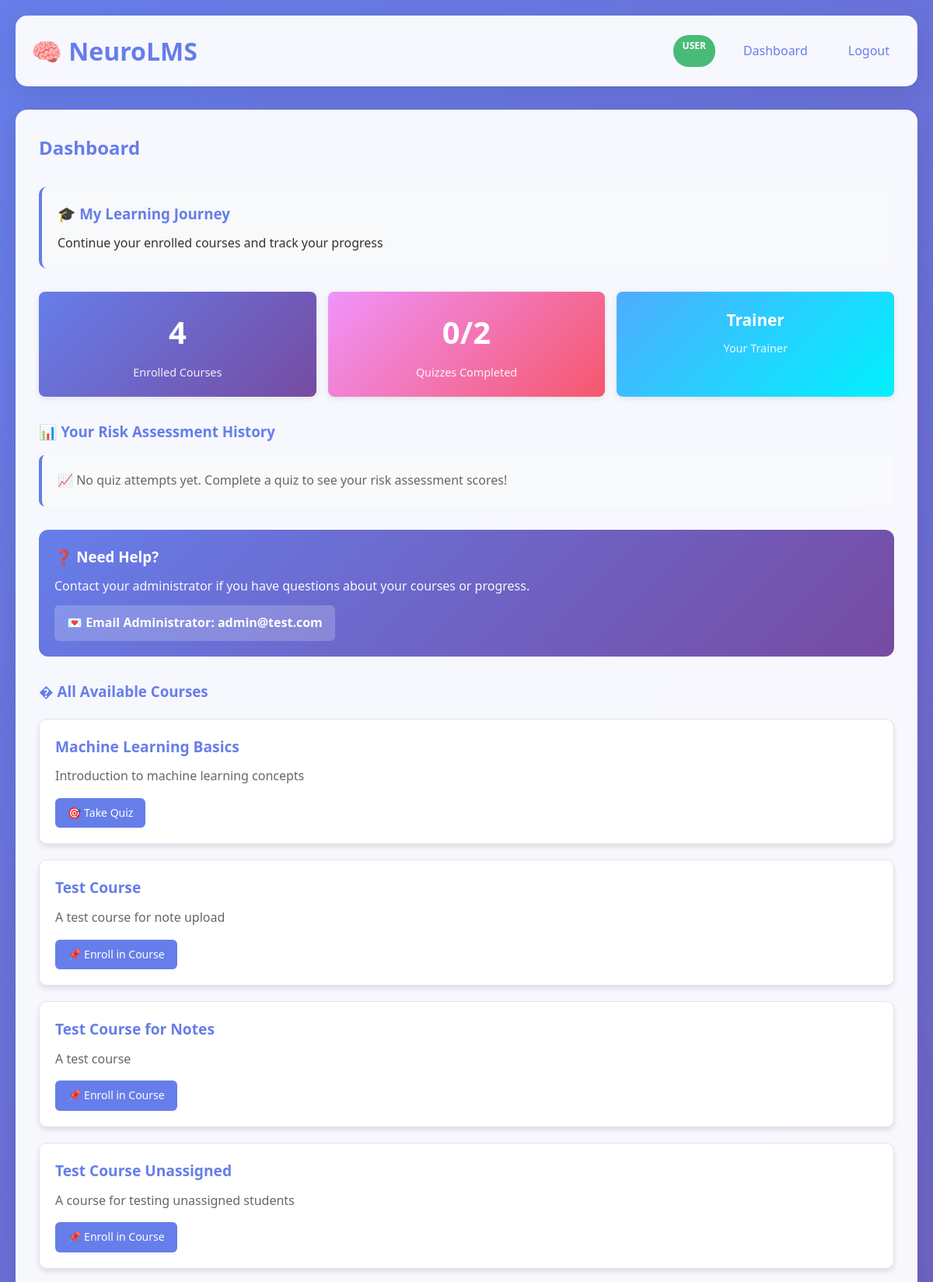
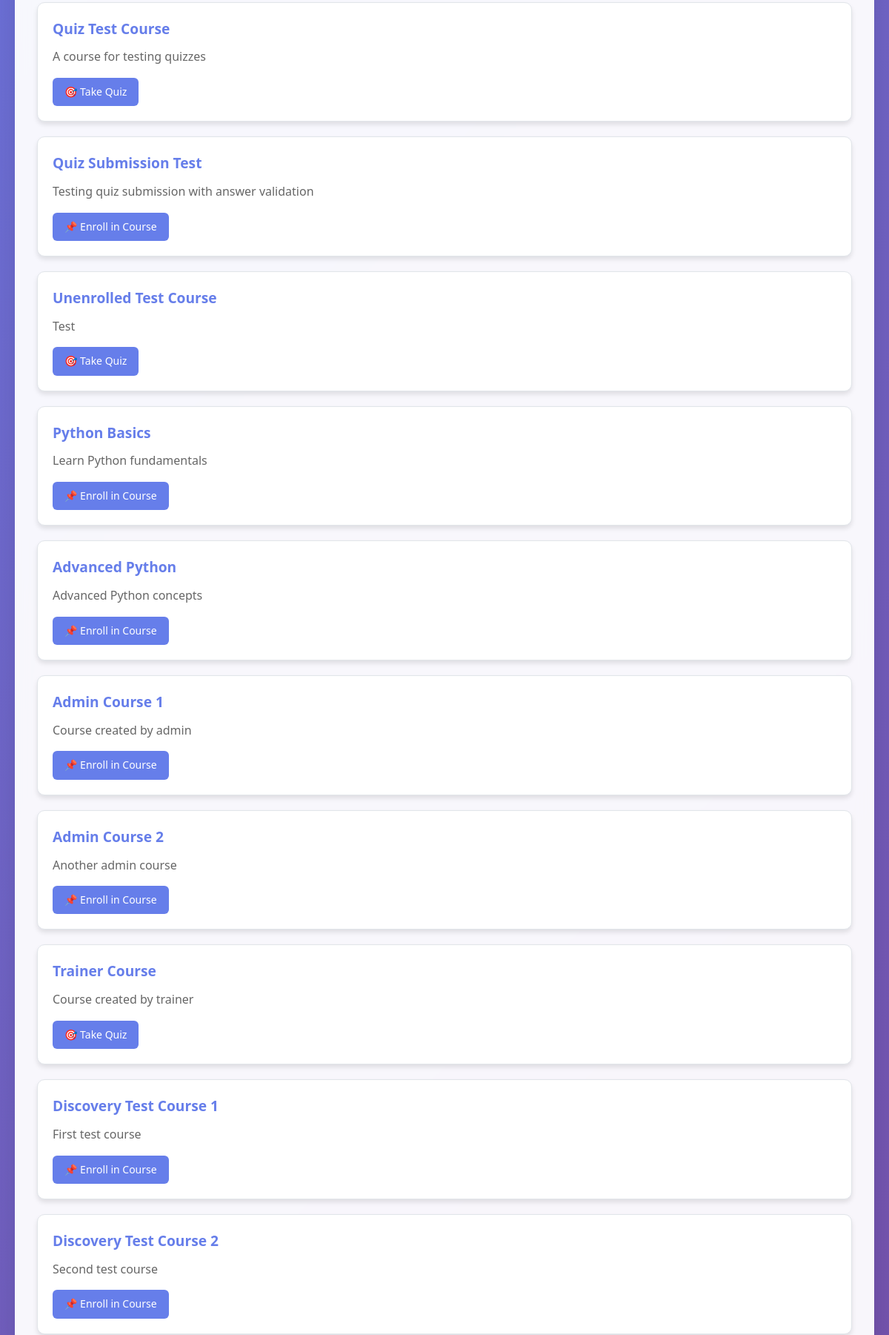
The page /dashboard (signed in, upper part) on the database its author committed (2 pictures, top to bottom).
### app.py (models this page shows)
class User(db.Model):
    id = db.Column(db.Integer, primary_key=True)
    name = db.Column(db.String(100))
    email = db.Column(db.String(100))
    password = db.Column(db.String(100))
    role = db.Column(db.String(50))
    trainer_id = db.Column(db.Integer, db.ForeignKey('user.id'), nullable=True)
    trainer = db.relationship('User', remote_side=[id], backref='students')

class Course(db.Model):
    id = db.Column(db.Integer, primary_key=True)
    title = db.Column(db.String(200))
    description = db.Column(db.String(500))
    created_by = db.Column(db.Integer)

### app.py (the view, shortened to what this page needs)
@app.route("/dashboard")
def dashboard():
    if not session.get("user_id"):
        return redirect("/")
    role = session.get("role")
    current_user = User.query.get(session["user_id"])
    courses = []
    course_notes = {}
    trainees = []
    stats = {}
    risk_scores = []
    admin_email = "admin@neurolms.com"
    if role == "admin":
        courses = Course.query.all()
        course_notes = {}
        stats = {
            'total_courses': len(courses),
            'total_trainers': User.query.filter_by(role="trainer").count(),
            'total_users': User.query.filter_by(role="user").count()
        }
    elif role == "user":
        all_courses = Course.query.all()
        enrollments = Enrollment.query.filter_by(user_id=session["user_id"]).all()
        enrolled_course_ids = {enrollment.course_id for enrollment in enrollments}
        enrolled_courses = [enrollment.course for enrollment in enrollments]
        courses_with_status = []
        for course in all_courses:
            is_enrolled = course.id in enrolled_course_ids
            courses_with_status.append({
                'course': course,
                'is_enrolled': is_enrolled
            })
        courses = courses_with_status
        trainer_id = current_user.trainer_id if current_user else None
        course_notes = {}
        if trainer_id:
            for enrolled_course in enrolled_courses:
                course_notes[enrolled_course.id] = Note.query.filter_by(
                    course_id=enrolled_course.id,
                    trainer_id=trainer_id
                ).all()
        total_quizzes = sum(len(Quiz.query.filter_by(course_id=course['course'].id).all()) for course in courses)
        user_progress = UserProgress.query.filter_by(user_id=session["user_id"]).all()
        risk_scores = UserProgress.query.filter_by(user_id=session["user_id"]).order_by(UserProgress.id.desc()).all()
        admin_user = User.query.filter_by(role="admin").first()
        admin_email = admin_user.email if admin_user else "admin@neurolms.com"
        stats = {
            'enrolled_courses': len(enrolled_courses),
            'total_quizzes': total_quizzes,
            'quizzes_taken': len(user_progress),
            'trainer_name': User.query.get(trainer_id).name if trainer_id else 'Not assigned'
        }
    return render_template(
        "dashboard.html",
        role=role,
        courses=courses,
        course_notes=course_notes,
        trainees=trainees,
        stats=stats,
        risk_scores=risk_scores,
        admin_email=admin_email,
        session=session
    )

### templates/dashboard.html (shortened to what this page needs)
{% extends "base.html" %}
{% block content %}
<h2 style="color: #667eea; margin-bottom: 30px;">Dashboard</h2>
{% if role == "user" %}
<div class="card">
    <h3>🎓 My Learning Journey</h3>
    <p>Continue your enrolled courses and track your progress</p>
</div>
<div style="display: grid; grid-template-columns: repeat(auto-fit, minmax(150px, 1fr)); gap: 15px; margin: 30px 0;">
    <div style="background: linear-gradient(135deg, #667eea 0%, #764ba2 100%); color: white; padding: 20px; border-radius: 8px; text-align: center; box-shadow: 0 2px 8px rgba(0,0,0,0.1);">
        <div style="font-size: 2.5rem; font-weight: 700; margin-bottom: 8px;">{{ stats.enrolled_courses }}</div>
        <div style="font-size: 0.9rem; opacity: 0.9;">Enrolled Courses</div>
    </div>
    <div style="background: linear-gradient(135deg, #f093fb 0%, #f5576c 100%); color: white; padding: 20px; border-radius: 8px; text-align: center; box-shadow: 0 2px 8px rgba(0,0,0,0.1);">
        <div style="font-size: 2.5rem; font-weight: 700; margin-bottom: 8px;">{{ stats.quizzes_taken }}/{{ stats.total_quizzes }}</div>
        <div style="font-size: 0.9rem; opacity: 0.9;">Quizzes Completed</div>
    </div>
    <div style="background: linear-gradient(135deg, #4facfe 0%, #00f2fe 100%); color: white; padding: 20px; border-radius: 8px; text-align: center; box-shadow: 0 2px 8px rgba(0,0,0,0.1);">
        <div style="font-size: 1.3rem; font-weight: 600; margin-bottom: 8px; word-break: break-word;">{{ stats.trainer_name }}</div>
        <div style="font-size: 0.9rem; opacity: 0.9;">Your Trainer</div>
    </div>
</div>
{% endif %}
{% if role == "user" %}
<div style="margin-top: 30px;">
    <h3 style="color: #667eea; margin-bottom: 15px;">📊 Your Risk Assessment History</h3>
    {% if risk_scores %}
        <div style="background: white; border-radius: 12px; box-shadow: 0 2px 8px rgba(0,0,0,0.1); overflow: hidden;">
            <div style="overflow-x: auto;">
                <table style="width: 100%; border-collapse: collapse;">
                    <thead>
                        <tr style="background: linear-gradient(135deg, #667eea 0%, #764ba2 100%); color: white;">
                            <th style="padding: 15px; text-align: left; font-weight: 600;">Course</th>
                            <th style="padding: 15px; text-align: center; font-weight: 600;">Score</th>
                            <th style="padding: 15px; text-align: center; font-weight: 600;">Risk Level</th>
                            <th style="padding: 15px; text-align: center; font-weight: 600;">Attempts</th>
                            <th style="padding: 15px; text-align: center; font-weight: 600;">Time (min)</th>
                        </tr>
                    </thead>
                    <tbody>
                        {% for progress in risk_scores[:10] %}
                        {% set course = progress.course if progress.course else 'Unknown' %}
                        {% set course_name = course.title if course != 'Unknown' else 'Unknown Course' %}
                        <tr style="border-bottom: 1px solid #e2e8f0; {% if loop.index % 2 == 0 %}background: #f8fafc;{% endif %}">
                            <td style="padding: 12px 15px; color: #1a1a1a;">{{ course_name }}</td>
                            <td style="padding: 12px 15px; text-align: center; font-weight: 600; color: #667eea;">
                                {% if progress.score %}{{ (progress.score * 100)|int }}%{% else %}—{% endif %}
                            </td>
                            <td style="padding: 12px 15px; text-align: center;">
                                {% if progress.risk_score %}
                                    {% if progress.risk_score < 0.3 %}
                                        <span style="background: #c6f6d5; color: #22543d; padding: 4px 8px; border-radius: 4px; font-weight: 600; font-size: 0.85rem;">🟢 Low</span>
                                    {% elif progress.risk_score < 0.6 %}
                                        <span style="background: #feebc8; color: #7c2d12; padding: 4px 8px; border-radius: 4px; font-weight: 600; font-size: 0.85rem;">🟡 Medium</span>
                                    {% else %}
                                        <span style="background: #fed7d7; color: #742a2a; padding: 4px 8px; border-radius: 4px; font-weight: 600; font-size: 0.85rem;">🔴 High</span>
                                    {% endif %}
                                {% else %}
                                    —
                                {% endif %}
                            </td>
                            <td style="padding: 12px 15px; text-align: center; color: #666;">{{ progress.attempts if progress.attempts else '—' }}</td>
                            <td style="padding: 12px 15px; text-align: center; color: #666;">{{ (progress.time_taken / 60)|int if progress.time_taken else '—' }}</td>
                        </tr>
                        {% endfor %}
                    </tbody>
                </table>
            </div>
        </div>
    {% else %}
        <div style="background: #f8fafc; padding: 20px; border-radius: 8px; border-left: 4px solid #667eea; color: #666;">
            <p style="margin: 0;">📈 No quiz attempts yet. Complete a quiz to see your risk assessment scores!</p>
        </div>
    {% endif %}
</div>
<div style="margin-top: 30px; background: linear-gradient(135deg, #667eea 0%, #764ba2 100%); padding: 20px; border-radius: 12px; color: white;">
    <h3 style="margin: 0 0 10px 0;">❓ Need Help?</h3>
    <p style="margin: 0 0 12px 0; opacity: 0.95;">Contact your administrator if you have questions about your courses or progress.</p>
    <a href="mailto:{{ admin_email }}" style="display: inline-block; background: rgba(255,255,255,0.2); color: white; padding: 10px 16px; border-radius: 6px; text-decoration: none; font-weight: 600; transition: background 0.2s;"
       onmouseover="this.style.background='rgba(255,255,255,0.3)';"
       onmouseout="this.style.background='rgba(255,255,255,0.2)';">
        💌 Email Administrator: {{ admin_email }}
    </a>
</div>
{% endif %}
<h3 style="color: #667eea; margin: 30px 0 20px 0;">
    {% if role == "user" %}
        � All Available Courses
    {% elif role == "trainer" %}
        📚 Available Courses
    {% else %}
        📚 All Courses
    {% endif %}
</h3>
{% if courses %}
    {% for item in courses %}
    {% set course = item.course if item.is_enrolled is defined else item %}
    {% set is_enrolled = item.is_enrolled if item.is_enrolled is defined else true %}
    <div class="course-card">
        <div class="course-title">{{ course.title }}</div>
        <div class="course-description">{{ course.description }}</div>
        <div style="margin-top: 15px;">
            {% if role == "user" %}
                {% if is_enrolled %}
                    <a href="/take_quiz/{{ course.id }}" class="action-btn">🎯 Take Quiz</a>
                {% else %}
                    <a href="/enroll/{{ course.id }}" class="action-btn">📌 Enroll in Course</a>
                {% endif %}
            {% endif %}
        </div>
    </div>
    {% endfor %}
{% endif %}
{% endblock %}

### templates/base.html (shortened to what this page needs)
<!DOCTYPE html>
<html lang="en">
<head>
</head>
<body>
    <div class="container">
        <header class="header">
            <div class="logo">🧠 NeuroLMS</div>
            <nav class="nav-links">
                {% if session.role %}
                    <span class="role-badge {{ session.role }}">{{ session.role }}</span>
                    <a href="/dashboard">Dashboard</a>
                    <a href="/logout">Logout</a>
                {% else %}
                    <a href="/">Login</a>
                    <a href="/register">Register</a>
                {% endif %}
            </nav>
        </header>
        <main class="main-content">
            {% block content %}{% endblock %}
        </main>
    </div>
</body>
</html>

### templates/base.html (style rules this page uses)
* { margin: 0; padding: 0; box-sizing: border-box; }
body { font-family: 'Segoe UI', Tahoma, Geneva, Verdana, sans-serif; line-height: 1.6; color: #333; background: linear-gradient(135deg, #667eea 0%, #764ba2 100%); min-height: 100vh; }
.container { max-width: 1200px; margin: 0 auto; padding: 20px; }
.header { background: rgba(255, 255, 255, 0.95); backdrop-filter: blur(10px); border-radius: 15px; padding: 20px; margin-bottom: 30px; box-shadow: 0 8px 32px rgba(0, 0, 0, 0.1); display: flex; justify-content: space-between; align-items: center; }
.logo { font-size: 2em; font-weight: bold; color: #667eea; }
.nav-links { display: flex; gap: 20px; }
.nav-links a { color: #667eea; text-decoration: none; font-weight: 500; padding: 8px 16px; border-radius: 8px; transition: all 0.3s ease; }
.main-content { background: rgba(255, 255, 255, 0.95); backdrop-filter: blur(10px); border-radius: 15px; padding: 30px; box-shadow: 0 8px 32px rgba(0, 0, 0, 0.1); }
.card { background: #f8f9fa; border-radius: 10px; padding: 20px; margin-bottom: 20px; border-left: 4px solid #667eea; }
.card h3 { color: #667eea; margin-bottom: 10px; }
.course-card { background: white; border-radius: 10px; padding: 20px; margin-bottom: 20px; box-shadow: 0 4px 6px rgba(0, 0, 0, 0.1); border: 1px solid #e1e5e9; }
.course-title { color: #667eea; font-size: 1.2em; font-weight: bold; margin-bottom: 10px; }
.course-description { color: #666; margin-bottom: 15px; }
.action-btn { background: #667eea; color: white; text-decoration: none; padding: 8px 16px; border-radius: 6px; font-size: 14px; margin-right: 10px; display: inline-block; transition: background 0.3s ease; }
.role-badge { display: inline-block; padding: 4px 12px; border-radius: 20px; font-size: 12px; font-weight: bold; text-transform: uppercase; }
.role-badge.user { background: #48bb78; color: white; }

### rows shown on the page
User: role "USER"
User: trainer_name "Trainer"
User: email "admin@test.com"
Course: title "Machine Learning Basics", description "Introduction to machine learning concepts"
Course: title "Test Course", description "A test course for note upload"
Course: title "Test Course for Notes", description "A test course"
Course: title "Test Course Unassigned", description "A course for testing unassigned students"
Course: title "Quiz Test Course", description "A course for testing quizzes"
Course: title "Quiz Submission Test", description "Testing quiz submission with answer validation"
Course: title "Unenrolled Test Course", description "Test"
Course: title "Python Basics", description "Learn Python fundamentals"
Course: title "Advanced Python", description "Advanced Python concepts"
Course: title "Admin Course 1", description "Course created by admin"
Course: title "Admin Course 2", description "Another admin course"
Course: title "Trainer Course", description "Course created by trainer"
Course: title "Discovery Test Course 1", description "First test course"
Course: title "Discovery Test Course 2", description "Second test course"

### other values the page prints
{{ stats.enrolled_courses }} "4"
{{ stats.quizzes_taken }} "0"
{{ stats.total_quizzes }} "2"
